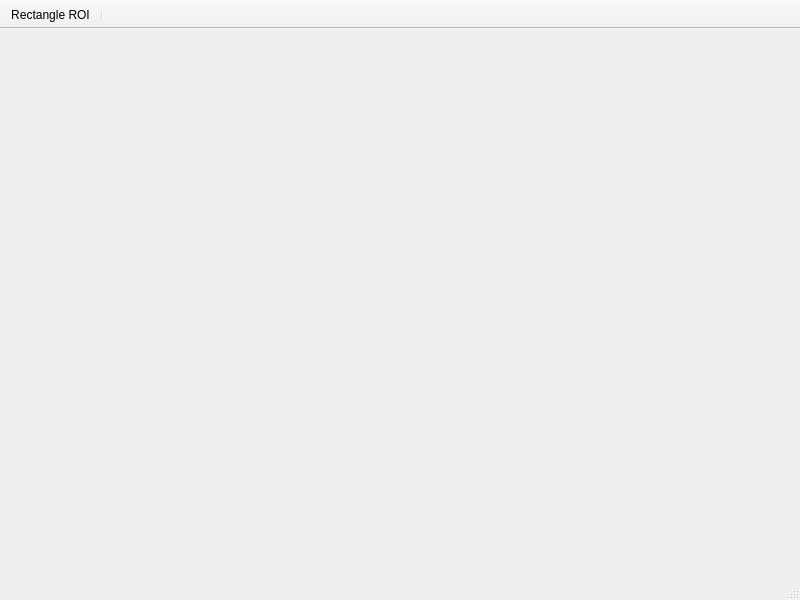
<?xml version="1.0" encoding="UTF-8"?>
<ui version="4.0">
 <class>SpectraSubWindow</class>
 <widget class="QMainWindow" name="SpectraSubWindow">
  <property name="geometry">
   <rect>
    <x>0</x>
    <y>0</y>
    <width>800</width>
    <height>600</height>
   </rect>
  </property>
  <property name="windowTitle">
   <string/>
  </property>
  <widget class="QWidget" name="centralwidget">
   <layout class="QGridLayout" name="gridLayout"/>
  </widget>
  <widget class="QStatusBar" name="statusbar"/>
  <widget class="QToolBar" name="toolBar">
   <property name="contextMenuPolicy">
    <enum>Qt::ActionsContextMenu</enum>
   </property>
   <property name="windowTitle">
    <string>toolBar</string>
   </property>
   <property name="movable">
    <bool>false</bool>
   </property>
   <property name="floatable">
    <bool>false</bool>
   </property>
   <attribute name="toolBarArea">
    <enum>TopToolBarArea</enum>
   </attribute>
   <attribute name="toolBarBreak">
    <bool>false</bool>
   </attribute>
   <addaction name="actionInsert_ROI"/>
   <addaction name="separator"/>
  </widget>
  <action name="actionInsert_ROI">
   <property name="icon">
    <iconset resource="icon_resource.qrc">
     <normaloff>:/Rectangle Stroked-50.png</normaloff>:/Rectangle Stroked-50.png</iconset>
   </property>
   <property name="text">
    <string>Rectangle ROI</string>
   </property>
   <property name="toolTip">
    <string>Insert a rectangular ROI selection box</string>
   </property>
  </action>
  <action name="actionInsert_Elliptical_ROI">
   <property name="icon">
    <iconset resource="icon_resource.qrc">
     <normaloff>:/Ellipse Stroked-50.png</normaloff>:/Ellipse Stroked-50.png</iconset>
   </property>
   <property name="text">
    <string>Ellipse ROI</string>
   </property>
   <property name="toolTip">
    <string>Insert an elliptical ROI selection box</string>
   </property>
  </action>
  <action name="actionPolygon_ROI">
   <property name="icon">
    <iconset resource="icon_resource.qrc">
     <normaloff>:/Pentagon-50.png</normaloff>:/Pentagon-50.png</iconset>
   </property>
   <property name="text">
    <string>Polygon ROI</string>
   </property>
   <property name="toolTip">
    <string>Insert a polygonal ROI selection box</string>
   </property>
  </action>
  <action name="actionGraph_Settings">
   <property name="icon">
    <iconset resource="icon_resource.qrc">
     <normaloff>:/Settings-50.png</normaloff>:/Settings-50.png</iconset>
   </property>
   <property name="text">
    <string>Graph Settings</string>
   </property>
   <property name="toolTip">
    <string>Edit graph settings</string>
   </property>
  </action>
  <action name="actionPlot_Settings">
   <property name="icon">
    <iconset resource="icon_resource.qrc">
     <normaloff>:/Settings 3-50.png</normaloff>:/Settings 3-50.png</iconset>
   </property>
   <property name="text">
    <string>Plot Settings</string>
   </property>
   <property name="toolTip">
    <string>Edit plot settings</string>
   </property>
  </action>
  <action name="actionChange_Top_Axis">
   <property name="text">
    <string>Change Top Axis</string>
   </property>
  </action>
  <action name="actionChange_Units">
   <property name="text">
    <string>Change Units</string>
   </property>
  </action>
 </widget>
 <resources>
  <include location="icon_resource.qrc"/>
 </resources>
 <connections/>
</ui>
